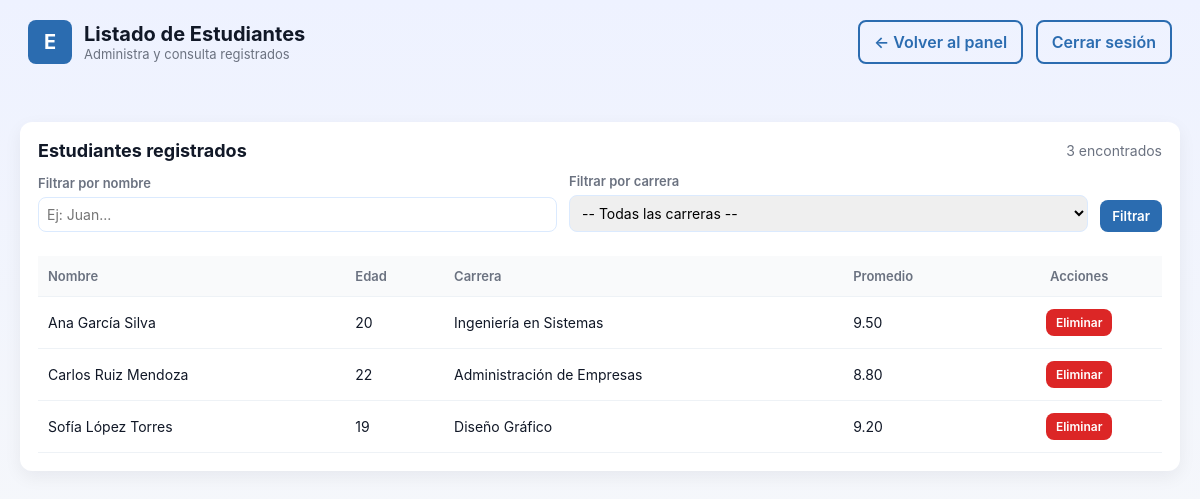
Page /lista.php (signed in) on the committed database.
### tables this page shows
CREATE TABLE `estudiantes` (
  `id` int(11) NOT NULL,
  `nombre` varchar(255) NOT NULL,
  `edad` int(11) NOT NULL,
  `carrera` varchar(255) NOT NULL,
  `promedio` decimal(3,2) NOT NULL,
  `usuario_id` int(11) DEFAULT NULL
);

### lista.php (the view, shortened to what this page needs)
<?php
require_once __DIR__ . '/conexion.php';
$estudiantes = [];
$filtro_nombre = trim($_GET['nombre'] ?? '');
$query = "SELECT id, nombre, edad, carrera, promedio FROM estudiantes WHERE usuario_id = ? ";
$params = [$_SESSION['user_id']];
$types = 'i';
$query .= "ORDER BY nombre ASC";
$stmt = $mysqli->prepare($query);
if ($stmt) {
    $stmt->bind_param($types, ...$params);
    $stmt->execute();
    $result = $stmt->get_result();
    while ($row = $result->fetch_assoc()) {
        $estudiantes[] = $row;
    }
}
?>
<!DOCTYPE html>
<html lang="es">
<head>
</head>
<body>
    <header class="header">
        <div class="brand">
            <div class="logo">E</div>
            <div>
                <h1>Listado de Estudiantes</h1>
                <div style="font-size:13px;color:var(--muted)">Administra y consulta registrados</div>
            </div>
        </div>
        <div class="top-actions">
            <a href="index.php">← Volver al panel</a>
            <a href="logout.php" style="margin-left:8px">Cerrar sesión</a>
        </div>
    </header>
    <main class="container">
        <div class="card">
            <div class="panel-title">
                <h2>Estudiantes registrados</h2>
                <div class="count"><?= count($estudiantes) ?> encontrados</div>
            </div>
            <form method="get" action="lista.php" style="margin-bottom:12px">
                <div class="filters">
                    <div class="form-group">
                        <label for="nombre">Filtrar por nombre</label>
                        <input type="text" id="nombre" name="nombre" placeholder="Ej: Juan..." value="<?= htmlspecialchars($filtro_nombre, ENT_QUOTES, 'UTF-8') ?>">
                    </div>
                    <div class="form-group">
                        <label for="carrera">Filtrar por carrera</label>
                        <select id="carrera" name="carrera">
                            <option value="">-- Todas las carreras --</option>
                        </select>
                    </div>
                    <button type="submit" class="btn btn-primary" style="align-self:flex-end">Filtrar</button>
                </div>
            </form>
            <?php if (count($estudiantes) === 0): ?>
                <div class="empty">No hay estudiantes registrados que coincidan con los filtros.</div>
            <?php else: ?>
                <div style="overflow-x:auto">
                    <table>
                        <thead>
                            <tr>
                                <th>Nombre</th>
                                <th>Edad</th>
                                <th>Carrera</th>
                                <th>Promedio</th>
                                <th style="text-align:center">Acciones</th>
                            </tr>
                        </thead>
                        <tbody>
                            <?php foreach ($estudiantes as $e): ?>
                            <tr>
                                <td><?= htmlspecialchars($e['nombre'], ENT_QUOTES, 'UTF-8') ?></td>
                                <td><?= htmlspecialchars($e['edad'], ENT_QUOTES, 'UTF-8') ?></td>
                                <td><?= htmlspecialchars($e['carrera'], ENT_QUOTES, 'UTF-8') ?></td>
                                <td><?= htmlspecialchars($e['promedio'], ENT_QUOTES, 'UTF-8') ?></td>
                                <td style="text-align:center">
                                    <form action="operaciones.php" method="post" style="display:inline" onsubmit="return confirm('¿Eliminar a <?= htmlspecialchars($e['nombre'], ENT_QUOTES, 'UTF-8') ?>?');">
                                        <button type="submit" class="btn btn-danger">Eliminar</button>
                                    </form>
                                </td>
                            </tr>
                            <?php endforeach; ?>
                        </tbody>
                    </table>
                </div>
            <?php endif; ?>
        </div>
    </main>
</body>
</html>

### lista.php (style rules this page uses)
:root { --bg:#f5f7fb;--card:#ffffff;--accent:#2b6cb0;--muted:#6b7280;--danger:#dc2626; }
* { box-sizing:border-box;font-family:Inter,Segoe UI,Arial,sans-serif }
body { margin:0;background:linear-gradient(180deg,#eef2ff 0%,var(--bg) 100%);color:#111827 }
.header { display:flex;align-items:center;justify-content:space-between;padding:20px 28px }
.brand { display:flex;gap:12px;align-items:center }
.logo { width:44px;height:44px;border-radius:8px;background:var(--accent);display:flex;align-items:center;justify-content:center;color:#fff;font-weight:700;font-size:20px }
h1 { margin:0;font-size:20px }
.top-actions a { display:inline-block;padding:10px 14px;background:transparent;border:2px solid var(--accent);color:var(--accent);border-radius:8px;text-decoration:none;font-weight:600 }
.container { max-width:1200px;margin:18px auto;padding:20px }
.card { background:var(--card);border-radius:12px;padding:18px;box-shadow:0 6px 18px rgba(15,23,42,0.06) }
.filters { display:grid;grid-template-columns:1fr 1fr auto;gap:12px;margin-bottom:16px;align-items:end }
.form-group { display:flex;flex-direction:column }
.form-group label { font-weight:600;font-size:13px;margin-bottom:6px;color:var(--muted) }
.form-group input,.form-group select { padding:8px;border-radius:8px;border:1px solid #dbeafe;font-size:14px }
.btn { padding:8px 12px;border-radius:8px;border:none;font-weight:600;cursor:pointer }
.btn-primary { background:var(--accent);color:#fff }
.btn-danger { background:var(--danger);color:#fff;padding:6px 10px;font-size:12px }
.panel-title { display:flex;align-items:center;justify-content:space-between;margin-bottom:12px }
.panel-title h2 { margin:0;font-size:18px }
.count { color:var(--muted);font-size:14px }
table { width:100%;border-collapse:collapse;margin-top:8px }
thead { background:#f9fafb }
th,td { padding:12px 10px;text-align:left;border-bottom:1px solid #eef2f6 }
th { color:var(--muted);font-weight:600;font-size:13px }
td { font-size:14px }

### rows in the picture
estudiantes: nombre "Ana García Silva", edad "20", carrera "Ingeniería en Sistemas", promedio "9.50"
estudiantes: nombre "Carlos Ruiz Mendoza", edad "22", carrera "Administración de Empresas", promedio "8.80"
estudiantes: nombre "Sofía López Torres", edad "19", carrera "Diseño Gráfico", promedio "9.20"

### other values in the picture
count($estudiantes) "3"
